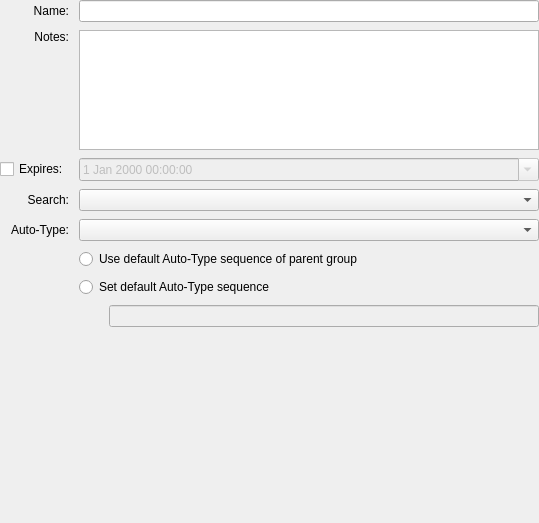
<?xml version="1.0" encoding="UTF-8"?>
<ui version="4.0">
 <class>EditGroupWidgetMain</class>
 <widget class="QScrollArea" name="EditGroupWidgetMain">
  <property name="geometry">
   <rect>
    <x>0</x>
    <y>0</y>
    <width>539</width>
    <height>523</height>
   </rect>
  </property>
  <property name="windowTitle">
   <string>Edit Group</string>
  </property>
  <property name="frameShape">
   <enum>QFrame::NoFrame</enum>
  </property>
  <property name="frameShadow">
   <enum>QFrame::Plain</enum>
  </property>
  <property name="horizontalScrollBarPolicy">
   <enum>Qt::ScrollBarAlwaysOff</enum>
  </property>
  <property name="sizeAdjustPolicy">
   <enum>QAbstractScrollArea::AdjustToContents</enum>
  </property>
  <property name="widgetResizable">
   <bool>true</bool>
  </property>
  <widget class="QWidget" name="container">
   <property name="geometry">
    <rect>
     <x>0</x>
     <y>0</y>
     <width>539</width>
     <height>523</height>
    </rect>
   </property>
   <layout class="QGridLayout" name="gridLayout" rowstretch="0,0,0,0,0,0,0,0,0,1" rowminimumheight="0,0,0,0,0,0,0,0,0,1">
    <property name="leftMargin">
     <number>0</number>
    </property>
    <property name="topMargin">
     <number>0</number>
    </property>
    <property name="rightMargin">
     <number>0</number>
    </property>
    <property name="bottomMargin">
     <number>0</number>
    </property>
    <property name="horizontalSpacing">
     <number>10</number>
    </property>
    <property name="verticalSpacing">
     <number>8</number>
    </property>
    <item row="3" column="0">
     <widget class="VaultCheckBox" name="expireCheck">
      <property name="accessibleName">
       <string>Toggle expiration</string>
      </property>
      <property name="text">
       <string>Expires:</string>
      </property>
     </widget>
    </item>
    <item row="0" column="1">
     <widget class="VaultLineEdit" name="editName">
      <property name="accessibleName">
       <string>Name field</string>
      </property>
     </widget>
    </item>
    <item row="3" column="1">
     <widget class="QDateTimeEdit" name="expireDatePicker">
      <property name="enabled">
       <bool>false</bool>
      </property>
      <property name="accessibleName">
       <string>Expiration field</string>
      </property>
      <property name="calendarPopup">
       <bool>true</bool>
      </property>
     </widget>
    </item>
    <item row="6" column="1">
     <widget class="fluent::basicinput::RadioButton" name="autoTypeSequenceInherit">
      <property name="text">
       <string>Use default Auto-Type sequence of parent group</string>
      </property>
     </widget>
    </item>
    <item row="5" column="0">
     <widget class="QLabel" name="autotypeLabel">
      <property name="text">
       <string>Auto-Type:</string>
      </property>
      <property name="alignment">
       <set>Qt::AlignRight|Qt::AlignTrailing|Qt::AlignVCenter</set>
      </property>
     </widget>
    </item>
    <item row="4" column="0">
     <widget class="QLabel" name="searchLabel">
      <property name="text">
       <string>Search:</string>
      </property>
      <property name="alignment">
       <set>Qt::AlignRight|Qt::AlignTrailing|Qt::AlignVCenter</set>
      </property>
     </widget>
    </item>
    <item row="5" column="1">
     <widget class="VaultComboBox" name="autotypeComboBox">
      <property name="accessibleName">
       <string>Auto-Type toggle for this and sub groups</string>
      </property>
     </widget>
    </item>
    <item row="1" column="0">
     <layout class="QVBoxLayout" name="verticalLayout">
      <item>
       <widget class="QLabel" name="labelNotes">
        <property name="text">
         <string>Notes:</string>
        </property>
        <property name="alignment">
         <set>Qt::AlignRight|Qt::AlignTrailing|Qt::AlignVCenter</set>
        </property>
       </widget>
      </item>
      <item>
       <spacer name="verticalSpacer_2">
        <property name="orientation">
         <enum>Qt::Vertical</enum>
        </property>
        <property name="sizeHint" stdset="0">
         <size>
          <width>20</width>
          <height>0</height>
         </size>
        </property>
       </spacer>
      </item>
     </layout>
    </item>
    <item row="8" column="1">
     <layout class="QHBoxLayout" name="horizontalLayout_2">
      <item>
       <spacer name="horizontalSpacer_2">
        <property name="orientation">
         <enum>Qt::Horizontal</enum>
        </property>
        <property name="sizeType">
         <enum>QSizePolicy::Fixed</enum>
        </property>
        <property name="sizeHint" stdset="0">
         <size>
          <width>30</width>
          <height>0</height>
         </size>
        </property>
       </spacer>
      </item>
      <item>
       <widget class="VaultLineEdit" name="autoTypeSequenceCustomEdit">
        <property name="enabled">
         <bool>false</bool>
        </property>
        <property name="accessibleName">
         <string>Default auto-type sequence field</string>
        </property>
        <property name="accessibleDescription">
         <string/>
        </property>
       </widget>
      </item>
     </layout>
    </item>
    <item row="1" column="1">
     <widget class="QPlainTextEdit" name="editNotes">
      <property name="sizePolicy">
       <sizepolicy hsizetype="Expanding" vsizetype="Preferred">
        <horstretch>0</horstretch>
        <verstretch>0</verstretch>
       </sizepolicy>
      </property>
      <property name="maximumSize">
       <size>
        <width>16777215</width>
        <height>120</height>
       </size>
      </property>
      <property name="accessibleName">
       <string>Notes field</string>
      </property>
     </widget>
    </item>
    <item row="0" column="0">
     <widget class="QLabel" name="labelName">
      <property name="text">
       <string>Name:</string>
      </property>
      <property name="alignment">
       <set>Qt::AlignRight|Qt::AlignTrailing|Qt::AlignVCenter</set>
      </property>
     </widget>
    </item>
    <item row="7" column="1">
     <widget class="fluent::basicinput::RadioButton" name="autoTypeSequenceCustomRadio">
      <property name="text">
       <string>Set default Auto-Type sequence</string>
      </property>
     </widget>
    </item>
    <item row="4" column="1">
     <widget class="VaultComboBox" name="searchComboBox">
      <property name="accessibleName">
       <string>Search toggle for this and sub groups</string>
      </property>
     </widget>
    </item>
    <item row="9" column="0">
     <spacer name="verticalSpacer_4">
      <property name="orientation">
       <enum>Qt::Vertical</enum>
      </property>
      <property name="sizeHint" stdset="0">
       <size>
        <width>20</width>
        <height>40</height>
       </size>
      </property>
     </spacer>
    </item>
   </layout>
  </widget>
 </widget>
 <tabstops>
  <tabstop>editName</tabstop>
  <tabstop>editNotes</tabstop>
  <tabstop>expireCheck</tabstop>
  <tabstop>expireDatePicker</tabstop>
  <tabstop>searchComboBox</tabstop>
  <tabstop>autotypeComboBox</tabstop>
  <tabstop>autoTypeSequenceInherit</tabstop>
  <tabstop>autoTypeSequenceCustomRadio</tabstop>
  <tabstop>autoTypeSequenceCustomEdit</tabstop>
 </tabstops>
 <customwidgets>
 <customwidget>
  <class>VaultCheckBox</class>
  <extends>QCheckBox</extends>
  <header>gui/vault/VaultControls.h</header>
 </customwidget>
 <customwidget>
  <class>fluent::basicinput::RadioButton</class>
  <extends>QRadioButton</extends>
  <header>components/basicinput/RadioButton.h</header>
 </customwidget>
 <customwidget>
  <class>VaultComboBox</class>
  <extends>QComboBox</extends>
  <header>gui/vault/VaultControls.h</header>
 </customwidget>
 <customwidget>
  <class>VaultLineEdit</class>
  <extends>QLineEdit</extends>
  <header>gui/vault/VaultControls.h</header>
 </customwidget>
 </customwidgets>
 <resources/>
 <connections/>
</ui>
